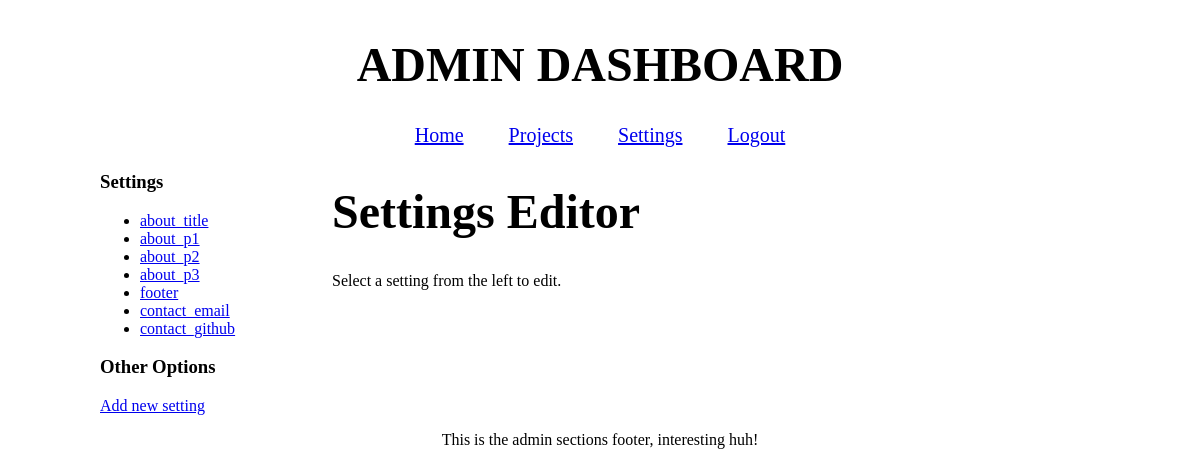
/hahncoded/admin/settings.php (signed in), run on the app's committed database.
### tables this page shows
CREATE TABLE settings (
    id INTEGER PRIMARY KEY AUTOINCREMENT,
    key TEXT UNIQUE NOT NULL,
    value TEXT NOT NULL,
    type TEXT DEFAULT 'setting',
    tag TEXT DEFAULT 'general'
);

### hahncoded/admin/settings.php (the view, shortened to what this page needs)
<?php
require "../../website_data/database.php";
$selected_setting = null;
$isNew = false;
$settings = $database->query("SELECT id, key FROM settings ORDER BY id ASC");
?>
<?php include "header.php" ?>
<main class="main-container">
  <div class="side-panel">
    <h3>Settings</h3>
      <ul>
        <?php while($s = $settings->fetch()): ?>
          <li>
            <a href="?id=<?=$s["id"]?>">
              <?=htmlspecialchars($s["key"])?>
            </a>
          </li>
        <?php endwhile ?>
      </ul>
    <h3>Other Options</h3>
    <a href="?action=new">Add new setting</a>
  </div>
  <div class="center-panel">
    <h1>Settings Editor</h1>
    <?php if ($selected_setting || $isNew): ?>
      <?php if (!$isNew): ?>
        <h3>Editing: <?= htmlspecialchars($selected_setting["key"])?></h3>
      <?php else: ?>
        <h3>Adding a New setting</h3>
      <?php endif ?>
      <form method="POST">
        <fieldset>
          <input type="hidden" name="csrf_token" value="<?=csrf_token() ?>">
          <input type="hidden" name="mode" value="<?=$isNew ? 'create' : 'update'?>">
          <?php if (!$isNew): ?>
            <input type="hidden" name="id" value="<?=$selected_setting["id"]?>">
          <?php endif; ?>
          <label>Key:</label>
          <br>
          <input name="key" value="<?=htmlspecialchars($selected_setting["key"])?>">
          <br><br>
          <label>Value:</label>
          <br>
          <textarea name="value" rows="20"><?=htmlspecialchars($selected_setting["value"])?></textarea>
          <br><br>
          <label>Type (settings/content):</label>
          <br>
          <input name="type" value="<?=htmlspecialchars($selected_setting["type"])?>">
          <br><br>
          <label>Tag (Area of the website):</label>
          <br>
          <input name="tag" value="<?=htmlspecialchars($selected_setting["tag"])?>">
          <br><br>
          <button type="submit">SUMBIT</button>
        </fieldset>
      </form>
      <?php if (!$isNew): ?>
        <form method="POST">
          <input type="hidden" name="mode" value="delete">
          <input type="hidden" name="id" value="<?= $selected_setting["id"] ?>">
          <input type="hidden" name="csrf_token" value="<?= csrf_token() ?>">
          <button type="submit" onclick="return confirm
            ('Are you sure you want to delete this project');">
            Delete this project
          </button>
        </form>
      <?php endif; ?>
    <?php else: ?>
      <p>Select a setting from the left to edit.</p>
    <?php endif; ?>
  </div>
</main>
<?php include "footer.php" ?>

### hahncoded/css/admin.css (style rules this page uses)
h1 { font-size: 3rem; font-weight: bold; }
body { font-size: 16px; height: 100vh; max-width: 1000px; width: 100%; margin: auto; }
main { text-align: center; display: flex; gap: 2rem; text-align: left; max-width: 1000px; margin: auto; }
.side-panel { min-width: 200px; max-width: 200px; overflow-wrap: break-word; }
.center-panel { flex: 1; }

### data on the page
settings: key "about_title"
settings: key "about_p1"
settings: key "about_p2"
settings: key "about_p3"
settings: key "footer"
settings: key "contact_email"
settings: key "contact_github"
